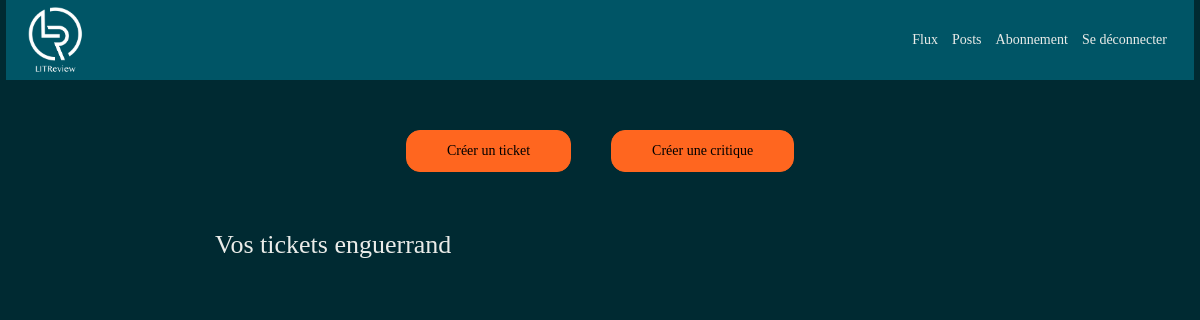
Page /post/ (signed in) on the earlier database version.
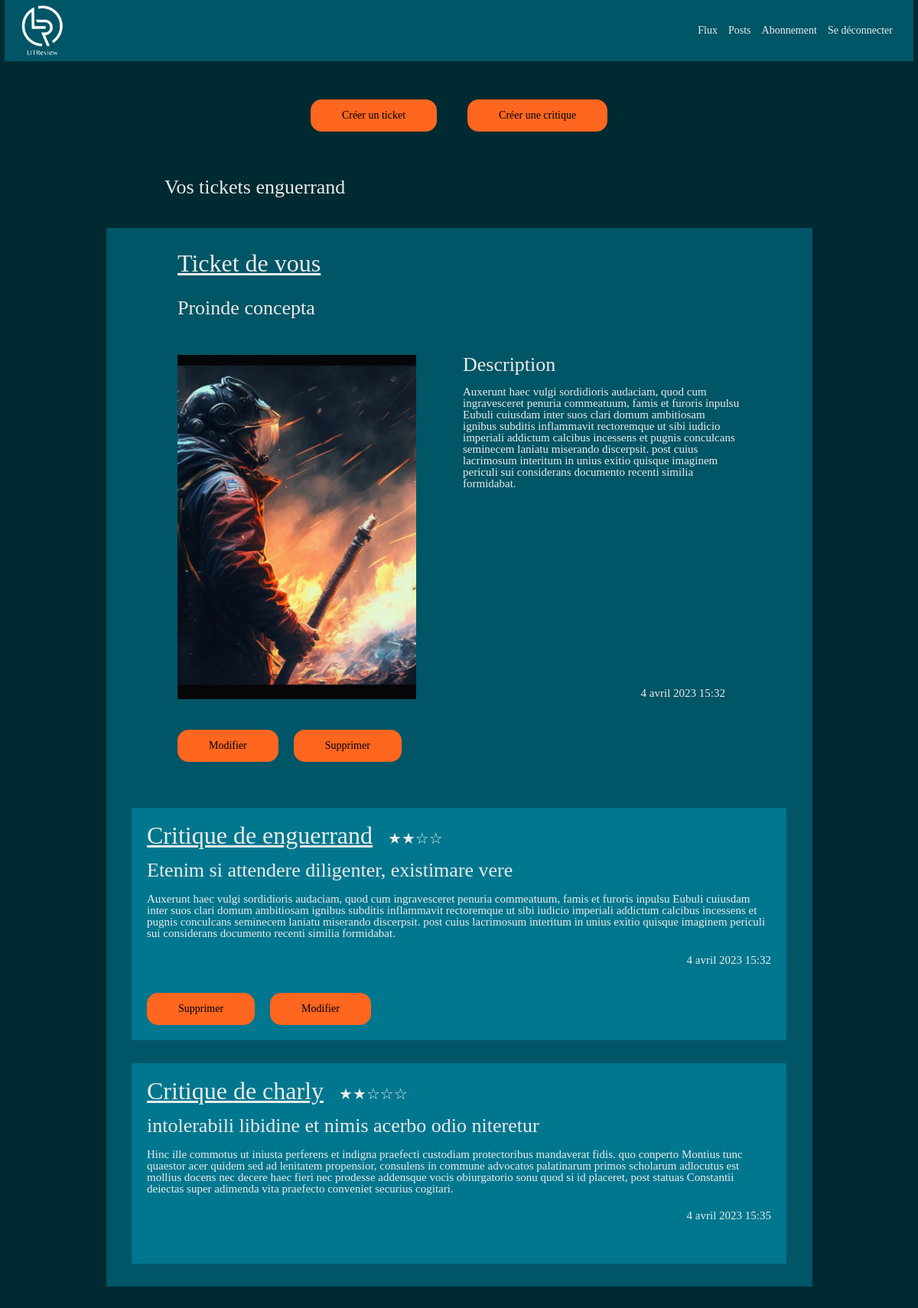
Same page on the later database version.
### blog/models.py (models this page shows)
class Ticket(models.Model):
    title = models.CharField(max_length=128, blank=False)
    description = models.CharField(max_length=10000, blank=False)
    image = models.ImageField(upload_to='image_ticket/', blank=True, null=True)
    date_created = models.DateTimeField(auto_now_add=True)
    uploader = models.ForeignKey(settings.AUTH_USER_MODEL,
                                 on_delete=models.CASCADE)

class Review(models.Model):
    RATING_SELECT = (
        (0, 'Note 0'),
        (1, 'Note 1'),
        (2, 'Note 2'),
        (3, 'Note 3'),
        (4, 'Note 4'),
        (5, 'Note 5'),
    )
    ticket = models.ForeignKey(to=Ticket, on_delete=models.CASCADE)
    rating = models.PositiveSmallIntegerField(
        choices=RATING_SELECT,
        validators=[MinValueValidator(0), MaxValueValidator(5)])
    headline = models.CharField(max_length=128)
    body = models.CharField(max_length=8192, blank=False)
    user = models.ForeignKey(
        settings.AUTH_USER_MODEL, on_delete=models.CASCADE)
    time_created = models.DateTimeField(auto_now_add=True)

### authentication/models.py (models this page shows)
class User(AbstractUser):
    pass

### blog/views.py (the view)
# urls.py: path('post/', views.post, name='post'),
@login_required
def post(request):
    tickets = (Ticket.objects
               .filter(uploader=request.user)
               .order_by('-date_created')
               .prefetch_related('review_set').all())
    for ticket in tickets:
        if not ticket.review_set.filter(user=request.user).exists():
            ticket.has_review = False
        else:
            ticket.has_review = True
    return render(request,
                  "blog/post.html",
                  {'tickets': tickets}
                  )

### blog/templatetags/blog_extras.py (called while the page is built)
@register.simple_tag(takes_context=True)
def get_poster_display(context, user):
    if context['user'] == user:
        return 'vous'
    return user.username

@register.simple_tag()
def get_stars(context):
    if context == 0:
        return '☆☆☆☆☆'
    elif context == 1:
        return '★☆☆☆☆'
    elif context == 2:
        return '★★☆☆☆'
    elif context == 3:
        return '★★☆☆'
    elif context == 4:
        return '★★★★☆'
    elif context == 5:
        return '★★★★★'

### blog/templates/blog/post.html (shortened to what this page needs)
{% extends "base.html" %}
{% load blog_extras %}
{% block page %}
    <span class="block_button_creation_ticket">
        <a href="{% url 'creation_ticket' %}"><p class="button">Créer un ticket</p></a>
        <a href="{% url 'creation_ticket_critique' %}"><p class="button">Créer une critique</p></a>
    </span>
    <h2 class="block_title_h2">Vos tickets {{ request.user.username}}</h2>
    {% for ticket in tickets %}
        <div class="block_ticket_and_review">
            <section class="display_ticket">
                <h1 class="display_ticket_margin_text">Ticket de {% get_poster_display ticket.uploader %}</h1>
                <h2 class="display_ticket_margin_text">{{ ticket.title }}</h2>
                <span class="display_ticket_description">
                    {% if ticket.image %}
                        <img src="{{ ticket.image.url }}" alt="{{ ticket.title }}">
                    {% endif %}
                    <span>
                        <span>
                            <h2>Description</h2>
                            <p>{{ ticket.description }}</p>
                        </span>
                        <p class="display_ticket_date">{{ ticket.date_created }}</p>
                    </span>
                </span>
                <span class="display_ticket_button">
                    {% if request.user == ticket.uploader %}
                            <a href="{%  url 'modify_ticket' ticket.id %}"><p class="button">Modifier</p></a>
                            <a href="{%  url 'remove_ticket' ticket.id %}"><p class="button">Supprimer</p></a>
                    {% endif %}
                </span>
            </section>
            <section>
                {% for review in ticket.review_set.all %}
                <div class="block_review">
                    <span class="block_review_title">
                        <h1>Critique de {{ review.user}}</h1>
                        <p>{% get_stars review.rating %}</p>
                    </span>
                    <h2>{{ review.headline}}</h2>
                    <span class="block_review_description">
                        <p>{{ review.body}}</p>
                        <p>{{ review.time_created}}</p>
                    </span >
                    <span class="block_review_button">
                        {% if review.user == request.user %}
                            <a href="{% url 'remove_review' review.id %}"><p class="button">Supprimer</p></a>
                            <a href="{% url 'modify_review' review.id %}"><p class="button">Modifier</p></a>
                        {% endif %}
                    </span>
                </div>
                {% endfor %}
            </section>
        </div>
    {% endfor %}
{% endblock %}

Differences in the rows shown:
added Ticket: uploader "vous", title "Proinde concepta", image (picture), description "Auxerunt haec vulgi sordidioris audaciam, quod cum ingravesceret penuria commeatuum, famis et furoris inpulsu Eubuli cuiusdam inter suos clari domum ambitiosam ignibus subditis inflammavit rectoremque ut sibi iudicio imperiali addictum calcibus incessens et pugnis conculcans seminecem laniatu miserando discerpsit. post cuius lacrimosum interitum in unius exitio quisque imaginem periculi sui considerans documento recenti similia formidabat.", date_created "4 avril 2023 15:32", shows "Modifier"
added Review: user "enguerrand", rating "★★☆☆", headline "Etenim si attendere diligenter, existimare vere", body "Auxerunt haec vulgi sordidioris audaciam, quod cum ingravesceret penuria commeatuum, famis et furoris inpulsu Eubuli cuiusdam inter suos clari domum ambitiosam ignibus subditis inflammavit rectoremque ut sibi iudicio imperiali addictum calcibus incessens et pugnis conculcans seminecem laniatu miserando discerpsit. post cuius lacrimosum interitum in unius exitio quisque imaginem periculi sui considerans documento recenti similia formidabat.", time_created "4 avril 2023 15:32", shows "Supprimer"
added Review: user "charly", rating "★★☆☆☆", headline "intolerabili libidine et nimis acerbo odio niteretur", body "Hinc ille commotus ut iniusta perferens et indigna praefecti custodiam protectoribus mandaverat fidis. quo conperto Montius tunc quaestor acer quidem sed ad lenitatem propensior, consulens in commune advocatos palatinarum primos scholarum adlocutus est mollius docens nec decere haec fieri nec prodesse addensque vocis obiurgatorio sonu quod si id placeret, post statuas Constantii deiectas super adimenda vita praefecto conveniet securius cogitari.", time_created "4 avril 2023 15:35"
